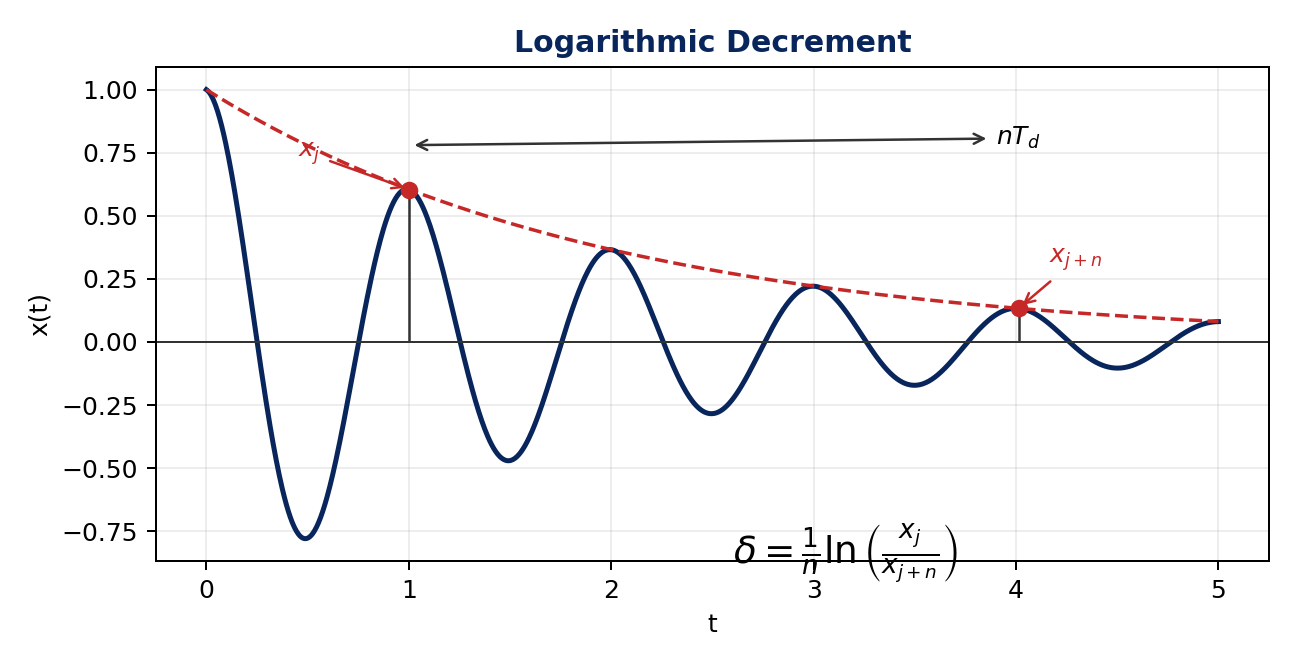

Write the Python code that produced this figure.
#!/usr/bin/env python3
"""Figure: logarithmic decrement from decaying free-vibration peaks."""

from __future__ import annotations

import math

from plot_helpers import NAVY, OUT, RED, configure_matplotlib_cache


configure_matplotlib_cache()
import matplotlib.pyplot as plt


zeta = 0.08
wn = 2 * math.pi
wd = wn * math.sqrt(1 - zeta**2)
t = [5.0 * i / 1000 for i in range(1001)]
x = [math.exp(-zeta * wn * ti) * math.cos(wd * ti) for ti in t]
tj = 1.0 * 2 * math.pi / wd
tn = 4.0 * 2 * math.pi / wd
xj = math.exp(-zeta * wn * tj)
xn = math.exp(-zeta * wn * tn)

fig, ax = plt.subplots(figsize=(7.2, 3.7))
ax.plot(t, x, color=NAVY, linewidth=2.0)
ax.plot(t, [math.exp(-zeta * wn * ti) for ti in t], color=RED, linestyle="--", linewidth=1.4)
ax.vlines([tj, tn], [0, 0], [xj, xn], color="#333333", linewidth=1.0)
ax.scatter([tj, tn], [xj, xn], color=RED, zorder=3)
ax.annotate(r"$x_j$", xy=(tj, xj), xytext=(tj - 0.55, xj + 0.13), arrowprops=dict(arrowstyle="->", color=RED), color=RED)
ax.annotate(r"$x_{j+n}$", xy=(tn, xn), xytext=(tn + 0.15, xn + 0.18), arrowprops=dict(arrowstyle="->", color=RED), color=RED)
ax.annotate(r"$nT_d$", xy=(tj, 0.78), xytext=(tn, 0.78), arrowprops=dict(arrowstyle="<->", color="#333333"), ha="center")
ax.axhline(0, color="#333333", linewidth=0.8)
ax.set_xlabel("t")
ax.set_ylabel("x(t)")
ax.set_title("Logarithmic Decrement", color=NAVY, fontweight="bold")
ax.text(2.6, -0.88, r"$\delta=\frac{1}{n}\ln\left(\frac{x_j}{x_{j+n}}\right)$", fontsize=15)
ax.grid(True, alpha=0.22)
fig.tight_layout()
fig.savefig(OUT / "lecture4_logarithmic_decrement.png", dpi=180)
plt.close(fig)
